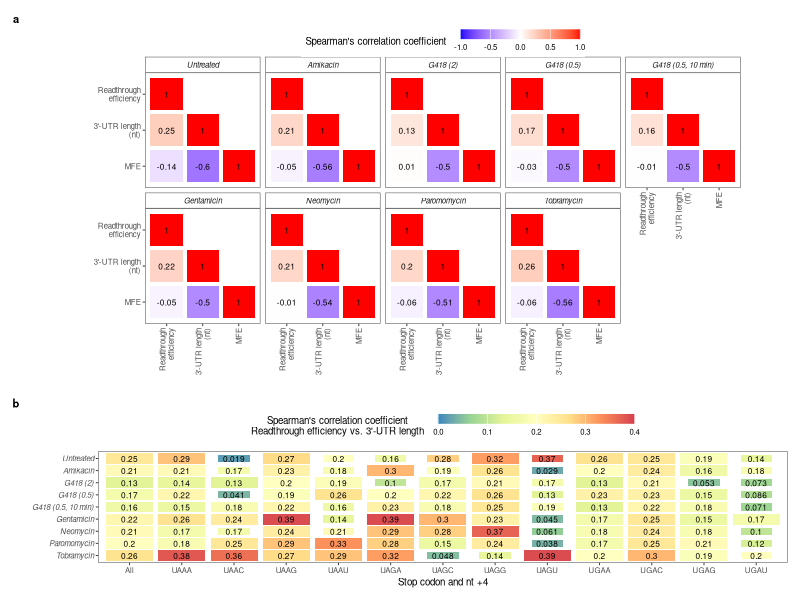

The R script that drew this image:
# ----------------------------------------
# Figure S5
# ----------------------------------------

library(dplyr)
library(data.table)
library(ggplot2)
library(rstatix)

dfu <- read.table("../Data/readthrough_3utr_length_effect.txt", header = TRUE)
dfu$Sample <- recode_factor(dfu$Sample, Untr = "Untreated", Amik = "Amikacin", 
                            G418_2000 = "G418 (2)", G418_500 = "G418 (0.5)", G418_500_10min = "G418 (0.5, 10 min)",  
                            Genta = "Gentamicin", Neo = "Neomycin", Parom = "Paromomycin", Tobra = "Tobramycin")

## Readthrough efficiency vs. 3'-UTR length vs. MFE
dfu2 <- dfu[, c("Sample", "log_rte", "l_utr3", "MFE")]
colnames(dfu2) <- c("Sample", "Readthrough\nefficiency", "3'-UTR length\n(nt)", "MFE")
dfu2 <- split(dfu2, dfu2$Sample)
cormat <- lapply(dfu2, function(x) {
  cc <- cor(x[, 2:4], method = "spearman", use = "pairwise.complete.obs")
  return(cc)
})

  ### from http://www.sthda.com/english/wiki/ggplot2-quick-correlation-matrix-heatmap-r-software-and-data-visualization
get_upper_tri <- function(cormat){
  cormat[lower.tri(cormat)]<- NA
  return(cormat)
}

cor_df <- bind_rows(lapply(cormat, function(x) reshape2::melt(get_upper_tri(x))), .id = "Sample")
cor_df$Sample <- recode_factor(cor_df$Sample, Untr = "Untreated", Amik = "Amikacin", 
                               G418_2000 = "G418 (2)", G418_500 = "G418 (0.5)", G418_500_10min = "G418 (0.5, 10 min)",  
                               Genta = "Gentamicin", Neo = "Neomycin", Parom = "Paromomycin", Tobra = "Tobramycin")
p_mfe <- ggplot(cor_df) +
  geom_tile(aes(x = Var1, y = reorder(Var2, desc(Var2)), fill = value, height = 0.9, width = 0.9), color = NA) +
  facet_wrap(~Sample, nrow = 2) +
  scale_fill_gradient2(name = "Spearman's correlation coefficient   ", low = "blue", mid = "white", high = "red", midpoint = 0, na.value = NA, limits = c(-1, 1)) +
  xlab("") + ylab("") +
  geom_text(aes(x = Var1, y = reorder(Var2, desc(Var2)), label = round(value, 2)), color = "black", size = 6/.pt) +
  theme_bw(base_size = 7) + 
  theme(panel.grid = element_blank(), strip.background = element_rect(fill = "white"), strip.text = element_text(face = "italic"), 
        legend.position = "top", legend.key.height = unit(0.25, "cm"), legend.box.spacing = unit(0, "cm"),
        axis.text.x = element_text(angle = 90, hjust = 1, vjust = 0.5), 
        aspect.ratio = 1)

## Readthrough efficiency vs. 3'-UTR length, grouped by stop codon and nt +4 identities
cor_all <-  dfu %>% group_by(Sample) %>% cor_test(log_rte, l_utr3, method = "spearman")
cor_stop4 <- dfu %>% group_by(Sample, stop_ntp04) %>% cor_test(log_rte, l_utr3, method = "spearman")

cor_all$stop_ntp04 <- "All"
cor_combine <- rbind(cor_all, cor_stop4)
cor_combine$psize <- ifelse(test = cor_combine$p < 0.05, yes = 0.9, no = 0.6)
cor_combine$Sample <- factor(cor_combine$Sample, levels = levels(dfu$Sample))
cor_combine$stop_ntp04 <- gsub("T", "U", cor_combine$stop_ntp04)

p_stop4 <- ggplot(cor_combine, aes(x = stop_ntp04, y = Sample, fill = cor, height = psize, width = psize)) + 
  geom_tile() + geom_text(aes(label = cor), size = 6/.pt) + 
  scale_fill_distiller(name = "Spearman's correlation coefficient   \nReadthrough efficiency vs. 3'-UTR length   ", 
                       palette = "Spectral", direction = -1, limits = c(0, 0.4)) + 
  scale_y_discrete(limits = rev(levels(dfu$Sample))) +
  xlab("Stop codon and nt +4") + ylab("") +
  theme_bw(base_size = 7) + 
  theme(panel.grid = element_blank(), legend.position = "top", legend.title.align = 0.5, axis.text.y = element_text(face = "italic"), axis.title.y = element_blank()) +
  guides(fill = guide_colourbar(order = 1, barwidth = unit(5, "cm"), barheight = unit(0.25, "cm"), title.position = "left"))

# Combine panels
library(patchwork)
p <- (p_mfe / p_stop4) + 
  plot_layout(heights = c(4.5, 2)) +
  plot_annotation(tag_levels = 'a') &
  theme(plot.tag = element_text(size = 8, face = "bold"), plot.tag.position = "topleft")

# Export plot
library(Cairo)
CairoFonts(
  regular = "Arial:style=Regular",
  bold = "Arial:style=Black",
  italic = "Arial:style=Italic",
  bolditalic = "Arial:style=Black Italic",
  symbol = "Symbol"
)
cairo_pdf(filename = "../Plots/FigureS5.pdf", family = "Arial", width = 7, height = 6.5) 
p
dev.off()
